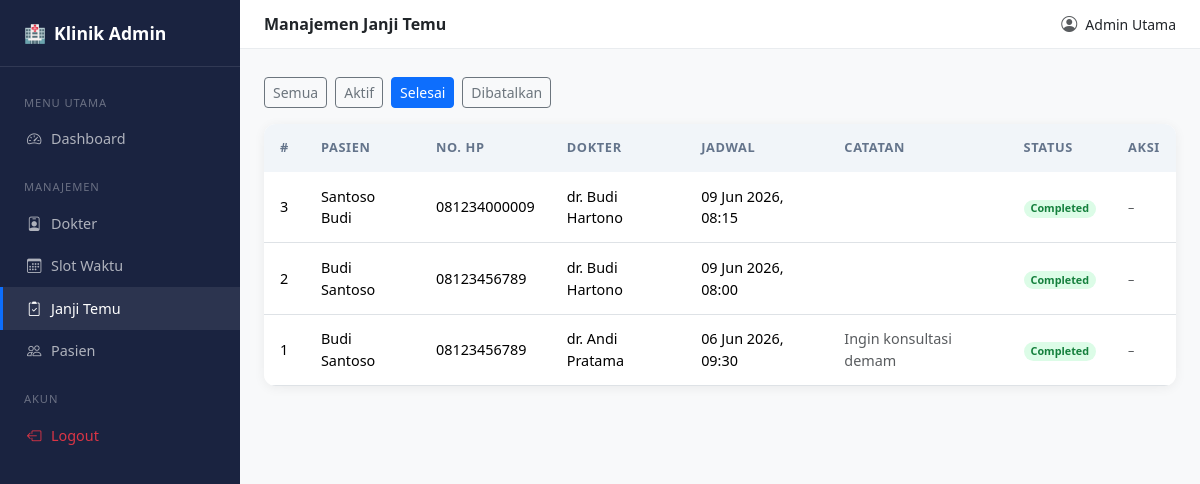
The app's page /admin/appointments.php?status=completed (signed in) with its own data.
### tables this page shows
CREATE TABLE `appointments` (
  `id` int(10) UNSIGNED NOT NULL,
  `patient_id` int(10) UNSIGNED NOT NULL,
  `slot_id` int(10) UNSIGNED NOT NULL,
  `booking_time` datetime NOT NULL DEFAULT current_timestamp(),
  `status` enum('booked','cancelled','completed') NOT NULL DEFAULT 'booked',
  `notes` text DEFAULT NULL
);

CREATE TABLE `patients` (
  `id` int(10) UNSIGNED NOT NULL,
  `full_name` varchar(100) NOT NULL,
  `email` varchar(150) NOT NULL,
  `phone` varchar(20) DEFAULT NULL,
  `password_hash` varchar(255) NOT NULL,
  `created_at` datetime NOT NULL DEFAULT current_timestamp(),
  `updated_at` datetime NOT NULL DEFAULT current_timestamp() ON UPDATE current_timestamp(),
  `reset_token` varchar(64) DEFAULT NULL,
  `reset_expires` datetime DEFAULT NULL
);

CREATE TABLE `doctors` (
  `id` int(10) UNSIGNED NOT NULL,
  `full_name` varchar(100) NOT NULL,
  `specialization` varchar(100) DEFAULT NULL,
  `license_number` varchar(50) NOT NULL,
  `is_active` tinyint(1) NOT NULL DEFAULT 1,
  `deleted_at` datetime DEFAULT NULL
);

CREATE TABLE `time_slots` (
  `id` int(10) UNSIGNED NOT NULL,
  `doctor_id` int(10) UNSIGNED NOT NULL,
  `slot_datetime` datetime NOT NULL,
  `duration_minutes` smallint(5) UNSIGNED NOT NULL DEFAULT 30,
  `is_booked` tinyint(1) NOT NULL DEFAULT 0,
  `created_at` datetime NOT NULL DEFAULT current_timestamp()
);

### admin/appointments.php (the view, shortened to what this page needs)
<?php
require_once '../config/config.php';
require_once '../includes/layout_admin.php';
$filterStatus = $_GET['status'] ?? '';
$where  = $filterStatus ? "WHERE a.status = ?" : "";
$params = $filterStatus ? [$filterStatus] : [];
$stmt = $pdo->prepare(
    "SELECT a.*, p.full_name AS patient, p.phone,
            d.full_name AS doctor, ts.slot_datetime, ts.duration_minutes
     FROM appointments a
     JOIN patients p    ON p.id  = a.patient_id
     JOIN time_slots ts ON ts.id = a.slot_id
     JOIN doctors d     ON d.id  = ts.doctor_id
     $where
     ORDER BY ts.slot_datetime DESC"
);
$stmt->execute($params);
$appointments = $stmt->fetchAll();
?>
<div class="mb-3 d-flex gap-2 flex-wrap">
    <?php
    $statuses = ['' => 'Semua', 'booked' => 'Aktif', 'completed' => 'Selesai', 'cancelled' => 'Dibatalkan'];
    foreach ($statuses as $val => $label):
        $active = $filterStatus === $val ? 'btn-primary' : 'btn-outline-secondary';
    ?>
    <a href="?status=<?= $val ?>" class="btn btn-sm <?= $active ?>"><?= $label ?></a>
    <?php endforeach; ?>
</div>
<div class="card table-card">
  <div class="table-responsive">
    <table class="table table-hover">
      <thead>
        <tr><th>#</th><th>Pasien</th><th>No. HP</th><th>Dokter</th><th>Jadwal</th><th>Catatan</th><th>Status</th><th>Aksi</th></tr>
      </thead>
      <tbody>
      <?php foreach ($appointments as $a): ?>
      <tr>
        <td><?= $a['id'] ?></td>
        <td><?= htmlspecialchars($a['patient']) ?></td>
        <td><?= htmlspecialchars($a['phone'] ?? '-') ?></td>
        <td><?= htmlspecialchars($a['doctor']) ?></td>
        <td><?= date('d M Y, H:i', strtotime($a['slot_datetime'])) ?></td>
        <td class="text-muted small"><?= htmlspecialchars(mb_strimwidth($a['notes'] ?? '-', 0, 40, '…')) ?></td>
        <td>
          <span class="badge rounded-pill badge-<?= $a['status'] ?>">
            <?= ucfirst($a['status']) ?>
          </span>
        </td>
        <td>
          <?php if ($a['status'] === 'booked'): ?>
          <form method="post" class="d-inline">
            <input type="hidden" name="action" value="complete">
            <input type="hidden" name="id" value="<?= $a['id'] ?>">
            <button class="btn btn-sm btn-outline-success me-1" title="Selesai">
              <i class="bi bi-check-lg"></i>
            </button>
          </form>
          <form method="post" class="d-inline"
                onsubmit="return confirm('Batalkan janji temu ini?')">
            <input type="hidden" name="action" value="cancel">
            <input type="hidden" name="id" value="<?= $a['id'] ?>">
            <button class="btn btn-sm btn-outline-danger" title="Batalkan">
              <i class="bi bi-x-lg"></i>
            </button>
          </form>
          <?php else: ?>
          <span class="text-muted small">–</span>
          <?php endif; ?>
        </td>
      </tr>
      <?php endforeach; ?>
      </tbody>
    </table>
  </div>
</div>
<?php require_once '../includes/layout_admin_end.php'; ?>

### src/css/style.css (style rules this page uses)
:root { --brand-primary: #0d6efd; --brand-dark: #0a4fa8; --sidebar-bg: #1a2340; --sidebar-width: 240px; }
.table-card { border: none; border-radius: .75rem; box-shadow: 0 2px 12px rgba(0,0,0,.06); overflow: hidden; }
.table-card .table { margin-bottom: 0; }
.table-card .table thead th { background: #f1f5f9; font-size: .8rem; text-transform: uppercase; letter-spacing: .05em; color: #64748b; border-bottom: none; padding: .9rem 1rem; }
.table-card .table tbody td { padding: .85rem 1rem; vertical-align: middle; font-size: .9rem; }
.badge-completed { background: #dcfce7; color: #15803d; }

### records on screen
appointments: id "3", patient.full_name "Santoso Budi", patient.phone "081234000009", doctors.full_name "dr. Budi Hartono", slot.slot_datetime "09 Jun 2026, 08:15", status "Completed"
appointments: id "2", patient.full_name "Budi Santoso", patient.phone "08123456789", doctors.full_name "dr. Budi Hartono", slot.slot_datetime "09 Jun 2026, 08:00", status "Completed"
appointments: id "1", patient.full_name "Budi Santoso", patient.phone "08123456789", doctors.full_name "dr. Andi Pratama", slot.slot_datetime "06 Jun 2026, 09:30", notes "Ingin konsultasi demam", status "Completed"

### other values on screen
$pageTitle "Manajemen Janji Temu"
$_SESSION['full_name'] "Admin Utama"
$label "Semua"
$label "Aktif"
$label "Selesai"
$label "Dibatalkan"
